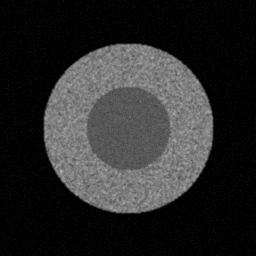
#> input picture backend/data/test/no_tumor/no_tumor_test_000.png, 256 x 256 px, found by its file name; its folder holds only this picture in this run
$ python train_model.py
#> lines starting #> are read from the running program, lines starting #| are printed output that depends on the picture
#!/usr/bin/env python3
"""
Brain Tumor Detection Model Training Script

This script trains a CNN model for brain tumor detection using MRI images.
Place your training images in the following structure:
data/
├── train/
│   ├── no_tumor/     # Images without tumors
│   └── tumor/        # Images with tumors
└── test/
    ├── no_tumor/     # Test images without tumors
    └── tumor/        # Test images with tumors
"""

import os
import numpy as np
import cv2
import tensorflow as tf
from tensorflow.keras.models import Sequential
from tensorflow.keras.layers import Conv2D, MaxPooling2D, Flatten, Dense, Dropout, BatchNormalization
from tensorflow.keras.optimizers import Adam
from tensorflow.keras.callbacks import EarlyStopping, ReduceLROnPlateau, ModelCheckpoint
from tensorflow.keras.preprocessing.image import ImageDataGenerator
from sklearn.model_selection import train_test_split
from sklearn.metrics import classification_report, confusion_matrix
import matplotlib.pyplot as plt
import seaborn as sns
from PIL import Image
import json

class BrainTumorDetector:
    def __init__(self, img_size=(128, 128), batch_size=32):
        self.img_size = img_size
        self.batch_size = batch_size
        self.model = None
        self.history = None

    def preprocess_image(self, image_path):
        """
        Preprocess a single image using the same pipeline as the backend
        """
        try:
            # Read the image
            image = cv2.imread(image_path)
#> image is the input picture: shape (256, 256, 3); min 0, max 185, mean 41.7
            if image is None:
                raise ValueError(f"Could not read image: {image_path}")

            # Convert to grayscale
            if len(image.shape) == 3:
                gray = cv2.cvtColor(image, cv2.COLOR_BGR2GRAY)
            else:
                gray = image

            # Resize to target size
            resized = cv2.resize(gray, self.img_size, interpolation=cv2.INTER_AREA)

            # Apply Gaussian blur for noise removal
            blurred = cv2.GaussianBlur(resized, (5, 5), 0)
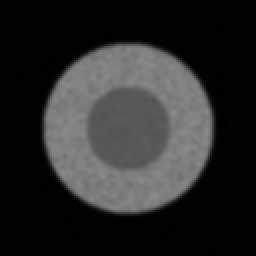
#> blurred: shape (128, 128) (shown 2 times larger); min 1, max 138, mean 41.9

            # Apply CLAHE for contrast enhancement
            clahe = cv2.createCLAHE(clipLimit=2.0, tileGridSize=(8, 8))
            enhanced = clahe.apply(blurred)
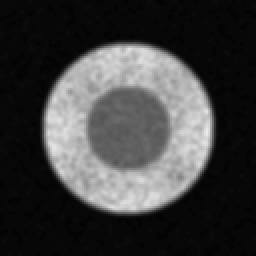
#> enhanced: shape (128, 128) (shown 2 times larger); min 4, max 234, mean 61.7

            # Normalize pixel values to 0-1 range
            normalized = enhanced.astype(np.float32) / 255.0

            return normalized

        except Exception as e:
            print(f"Error preprocessing image {image_path}: {str(e)}")
            return None

    def load_data(self, data_dir):
        """
        Load and preprocess training data
        """
        print("Loading and preprocessing data...")

        images = []
        labels = []

        # Load no_tumor images (label = 0)
        no_tumor_dir = os.path.join(data_dir, 'train', 'no_tumor')
        if os.path.exists(no_tumor_dir):
            for filename in os.listdir(no_tumor_dir):
                if filename.lower().endswith(('.png', '.jpg', '.jpeg', '.tiff', '.bmp')):
                    image_path = os.path.join(no_tumor_dir, filename)
                    processed_img = self.preprocess_image(image_path)
                    if processed_img is not None:
                        images.append(processed_img)
                        labels.append(0)

        # Load tumor images (label = 1)
        tumor_dir = os.path.join(data_dir, 'train', 'tumor')
        if os.path.exists(tumor_dir):
            for filename in os.listdir(tumor_dir):
                if filename.lower().endswith(('.png', '.jpg', '.jpeg', '.tiff', '.bmp')):
                    image_path = os.path.join(tumor_dir, filename)
                    processed_img = self.preprocess_image(image_path)
                    if processed_img is not None:
                        images.append(processed_img)
                        labels.append(1)

        if len(images) == 0:
            raise ValueError("No training images found! Please add images to data/train/no_tumor/ and data/train/tumor/")

        images = np.array(images)
        labels = np.array(labels)

        # Reshape images for CNN (add channel dimension)
        images = images.reshape(images.shape[0], self.img_size[0], self.img_size[1], 1)

        print(f"Loaded {len(images)} training images")
#| Loaded 1 training images
        print(f"No tumor images: {np.sum(labels == 0)}")
        print(f"Tumor images: {np.sum(labels == 1)}")

        return images, labels

    # [203 lines left out: functions create_model, train, evaluate, plot_training_history, save_model_info, not called in this run]

def main():
    """
    Main training function
    """
    print("=== Brain Tumor Detection Model Training ===")

    # Check if data directory exists
    if not os.path.exists('data'):
        print("Error: Data directory not found!")
        print("Please create the following structure:")
        print("data/")
        print("├── train/")
        print("│   ├── no_tumor/     # Images without tumors")
        print("│   └── tumor/        # Images with tumors")
        print("└── test/")
        print("    ├── no_tumor/     # Test images without tumors")
        print("    └── tumor/        # Test images with tumors")
        return

    # Initialize detector
    detector = BrainTumorDetector(img_size=(128, 128), batch_size=32)

    try:
        # Load training data
        X, y = detector.load_data('data')
#> y = [0]

        # Split data into train and validation
        X_train, X_val, y_train, y_val = train_test_split(
            X, y, test_size=0.2, random_state=42, stratify=y
        )

        print(f"Training set: {len(X_train)} images")
        print(f"Validation set: {len(X_val)} images")

        # Create model
        model = detector.create_model()
        print(f"Model created with {model.count_params():,} parameters")

        # Train model
        history = detector.train(X_train, y_train, X_val, y_val, epochs=50)

        # Evaluate model
        results = detector.evaluate(X_val, y_val)

        # Plot training history
        detector.plot_training_history()

        # Save model information
        detector.save_model_info(results)

        print("\n=== Training Completed Successfully! ===")
        print("Model saved to: model/brain_tumor_model.h5")
        print("You can now use this model with the Flask backend.")

    except Exception as e:
        print(f"Error during training: {str(e)}")
        print("Please check your data directory structure and try again.")

if __name__ == '__main__':
    main()
